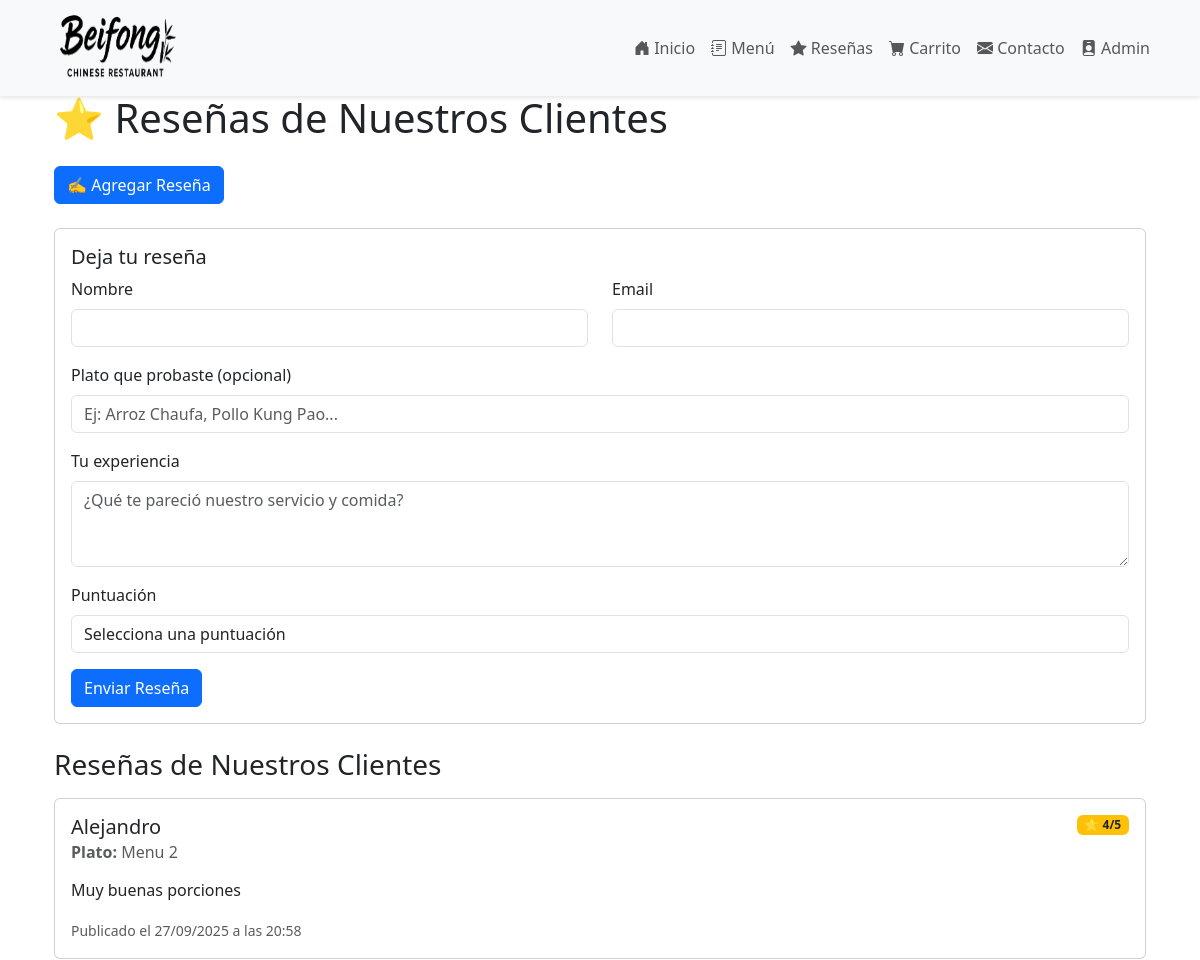
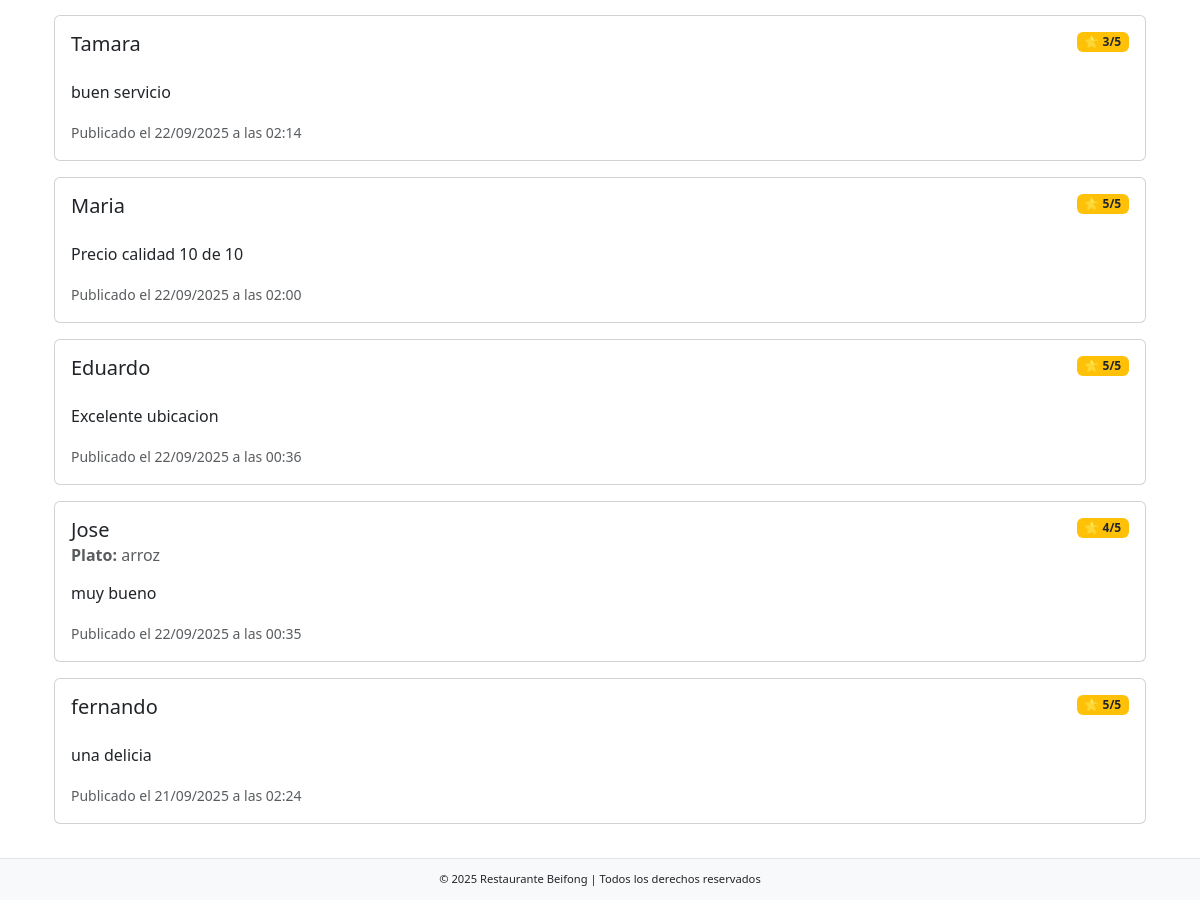
The app's page /resenas/ with its own data (2 pictures, top to bottom).
### menu/models.py (models this page shows, shortened)
class Resena(models.Model):
    cliente = models.ForeignKey(Cliente, on_delete=models.CASCADE)
    comentario = models.TextField(default="Sin comentario")  # 🔹 evita null
    puntuacion = models.IntegerField()
    fecha = models.DateTimeField(auto_now_add=True)  # 🔹 ordenaremos con este
    titulo_plato = models.CharField(max_length=150, blank=True, null=True)

class Cliente(models.Model):
    nombre = models.CharField(max_length=120)
    email = models.EmailField()
    creado = models.DateTimeField(default=timezone.now)

### menu/views.py (the view, shortened to what this page needs)
# urls.py: path("resenas/", views.resenas_view, name="resenas"),
def resenas_view(request):
    resenas = Resena.objects.select_related("cliente").order_by("-fecha")
    return render(request, "menu/resenas.html", {"resenas": resenas})

### menu/templates/menu/resenas.html (shortened to what this page needs)
{% extends "menu/base.html" %}
{% block content %}
<div class="container mt-4">
    <h1 class="mb-4">⭐ Reseñas de Nuestros Clientes</h1>
    <div class="mb-4">
        <a href="{% url 'agregar_resena' %}" class="btn btn-primary me-2">
            ✍️ Agregar Reseña
        </a>
    </div>
    <div class="card mb-4">
        <div class="card-body">
            <h5 class="card-title">Deja tu reseña</h5>
            <form method="post">
                <div class="row">
                    <div class="col-md-6">
                        <div class="mb-3">
                            <label for="nombre" class="form-label">Nombre</label>
                            <input type="text" class="form-control" id="nombre" name="nombre" required>
                        </div>
                    </div>
                    <div class="col-md-6">
                        <div class="mb-3">
                            <label for="email" class="form-label">Email</label>
                            <input type="email" class="form-control" id="email" name="email" required>
                        </div>
                    </div>
                </div>
                <div class="mb-3">
                    <label for="titulo_plato" class="form-label">Plato que probaste (opcional)</label>
                    <input type="text" class="form-control" id="titulo_plato" name="titulo_plato" placeholder="Ej: Arroz Chaufa, Pollo Kung Pao...">
                </div>
                <div class="mb-3">
                    <label for="comentario" class="form-label">Tu experiencia</label>
                    <textarea class="form-control" id="comentario" name="comentario" rows="3" placeholder="¿Qué te pareció nuestro servicio y comida?" required></textarea>
                </div>
                <div class="mb-3">
                    <label for="puntuacion" class="form-label">Puntuación</label>
                    <select class="form-control" id="puntuacion" name="puntuacion" required>
                        <option value="">Selecciona una puntuación</option>
                    </select>
                </div>
                <button type="submit" class="btn btn-primary">Enviar Reseña</button>
            </form>
        </div>
    </div>
    <h3 class="mb-3">Reseñas de Nuestros Clientes</h3>
    {% if resenas %}
        {% for resena in resenas %}
            <div class="card mb-3">
                <div class="card-body">
                    <div class="d-flex justify-content-between align-items-start">
                        <h5 class="card-title">{{ resena.cliente.nombre }}</h5>
                        <span class="badge bg-warning text-dark">⭐ {{ resena.puntuacion }}/5</span>
                    </div>
                    {% if resena.titulo_plato %}
                        <h6 class="card-subtitle mb-2 text-muted">
                            <strong>Plato:</strong> {{ resena.titulo_plato }}
                        </h6>
                    {% endif %}
                    <p class="card-text mt-3">{{ resena.comentario }}</p>
                    <div class="mt-3">
                        <small class="text-muted">
                            Publicado el {{ resena.fecha|date:"d/m/Y" }} a las {{ resena.fecha|date:"H:i" }}
                        </small>
                    </div>
                </div>
            </div>
        {% endfor %}
    {% else %}
        <div class="alert alert-info text-center">
            <h4>😊 Aún no hay reseñas</h4>
            <p class="mb-0">¡Sé el primero en compartir tu experiencia con nosotros!</p>
        </div>
    {% endif %}
</div>
{% endblock %}

### menu/templates/menu/base.html (style rules this page uses)
body { padding-top: 70px; padding-bottom: 60px; }

### records on screen
Resena: cliente.nombre "Alejandro", puntuacion "4", titulo_plato "Menu 2", comentario "Muy buenas porciones", fecha "27/09/2025", fecha "20:58"
Resena: cliente.nombre "Tamara", puntuacion "3", comentario "buen servicio", fecha "22/09/2025", fecha "02:14"
Resena: cliente.nombre "Maria", puntuacion "5", comentario "Precio calidad 10 de 10", fecha "22/09/2025", fecha "02:00"
Resena: cliente.nombre "Eduardo", puntuacion "5", comentario "Excelente ubicacion", fecha "22/09/2025", fecha "00:36"
Resena: cliente.nombre "Jose", puntuacion "4", titulo_plato "arroz", comentario "muy bueno", fecha "22/09/2025", fecha "00:35"
Resena: cliente.nombre "fernando", puntuacion "5", comentario "una delicia", fecha "21/09/2025", fecha "02:24"
